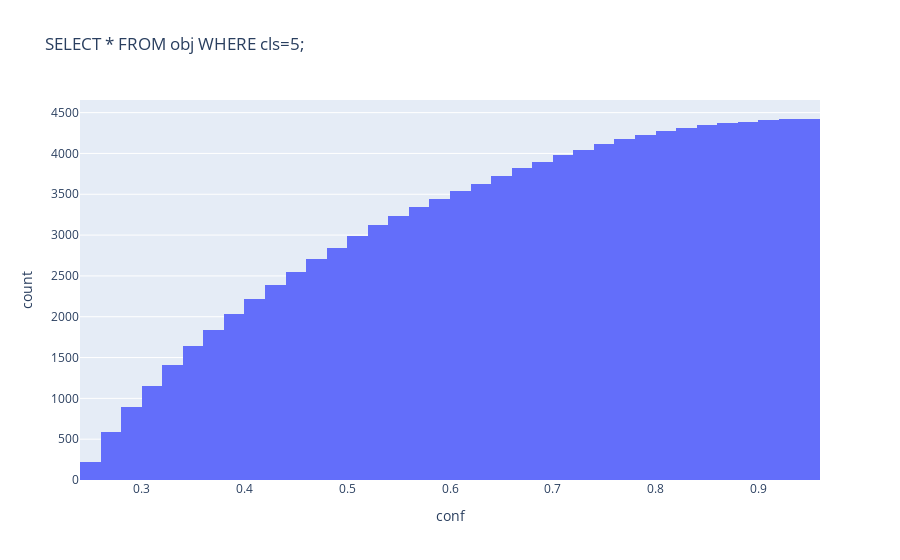

The notebook cell this image was saved under:
### Code cell
sql = 'SELECT * FROM obj WHERE cls=5;'
df = pd.read_sql_query(sql, sqlite3.connect(DB_PATH))
fig = px.histogram(df, x="conf", cumulative=True, title=sql)
fig.show()

### Figure 1 — Plotly figure (JSON) as saved in the notebook; plotly's stock layout.template omitted (floating-point values rounded to 4 significant figures; data arrays with more than 128 entries replaced by an {"elided": "..."} marker saying what was removed)
{"data": [{"alignmentgroup": "True", "bingroup": "x", "cumulative": {"enabled": true}, "hovertemplate": "conf=%{x}<br>count=%{y}<extra></extra>", "legendgroup": "", "marker": {"color": "#636efa", "pattern": {"shape": ""}}, "name": "", "offsetgroup": "", "orientation": "v", "showlegend": false, "type": "histogram", "x": {"elided": "4422 float values"}, "xaxis": "x", "yaxis": "y"}], "layout": {"barmode": "relative", "legend": {"tracegroupgap": 0}, "title": {"text": "SELECT * FROM obj WHERE cls=5;"}, "xaxis": {"anchor": "y", "domain": [0, 1], "title": {"text": "conf"}}, "yaxis": {"anchor": "x", "domain": [0, 1], "title": {"text": "count"}}}}
